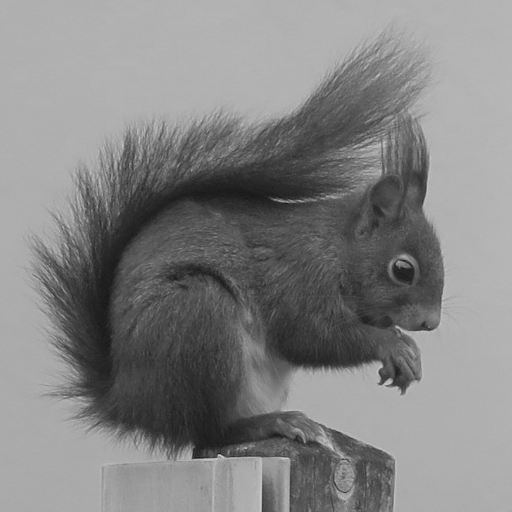
#> input picture squirrel.png, 512 x 512 px
$ jupyter execute TP_restauration.ipynb
#> lines starting #> are read from the running program, lines starting #| are printed output that depends on the picture; after the words box and inside, x2 and y2 are one past the last pixel; in counts of white or black regions, pixels touching at a corner belong together; long printed decimals are rounded
[cell 1]
#import des modules

import skimage.io as io
import matplotlib.pyplot as plt
import numpy as np
from skimage.util import random_noise
from math import pow
from scipy.ndimage import convolve
from skimage.restoration import denoise_tv_chambolle,wiener
from skimage.metrics import mean_squared_error
from skimage.color import rgb2gray
from skimage.morphology import disk
from skimage.filters import sobel

[cell 2]
image=io.imread('squirrel.png')
#> image is the input picture: shape (512, 512); min 23, max 213, mean 131
image=rgb2gray(image)
plt.imshow(image,cmap='gray')
plt.show()

[cell 3]
image.shape # la taille de l image correspond au besoin
#> Out = (512, 512)

[cell 4]
#puissance du signal origine

[cell 5]
image_f=image.astype('float32')

#puissance du signal origine
signal=image.ravel()
puissance_signal=(np.linalg.norm(image,ord=None, axis=None))**2/(image.shape[0]*image.shape[1])#norme deux du vecteur signal
#> puissance_signal = 19621.2
SNR=10
var_=puissance_signal*pow(10,-SNR/10)
#> var_ = 1962.1
image_rd=random_noise(image_f,mode='gaussian',var=var_,clip=False)
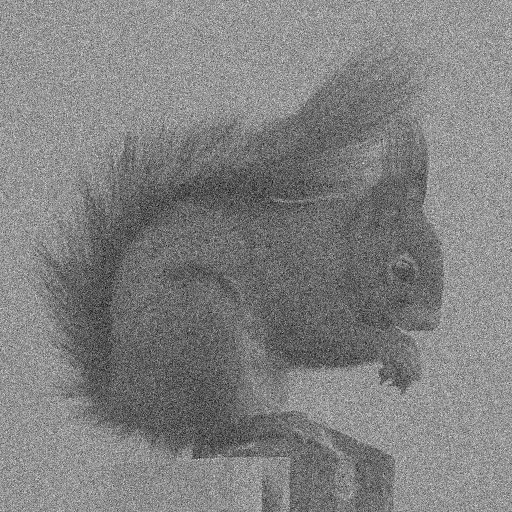
#> image_rd: shape (512, 512) float64; min -142.2, max 396, mean 131.1; drawn with min black and max white
plt.figure(figsize=(6,6))
plt.title(f'le SNR est {SNR} ')
plt.imshow(image_rd,'gray')
plt.show()

[cell 6]
w=10
h = np.ones((w,w)) / (w*w) # c est le mask moyenneur

conv=convolve(image_rd,h)#produit convulution
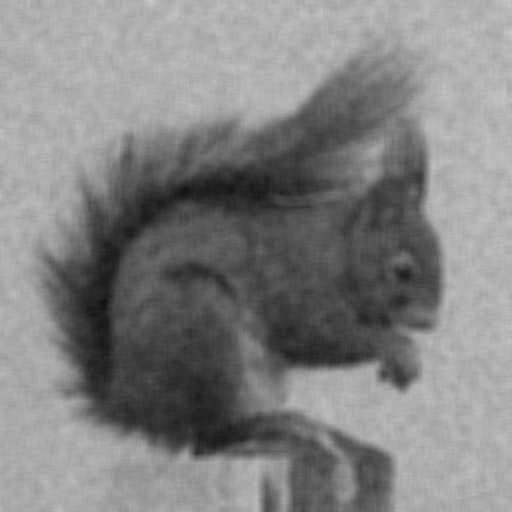
#> conv: shape (512, 512) float64; min 15.86, max 200.5, mean 131.1


plt.imshow(conv,'gray')
plt.show()

[cell 7]
image_denoised=denoise_tv_chambolle(image_rd, weight=50)
plt.imshow(image_denoised,'gray')
plt.show()

[cell 8]
MSE=mean_squared_error(image_denoised,image)
#> MSE = 80.11
MSE_=mean_squared_error(conv,image)
#> MSE_ = 83.74
print(f'l erreur moyenne quadratique pour la TV regulization {MSE}')
#| l erreur moyenne quadratique pour la TV regulization 80.114
print(f'l erreur quadratique moyenne de la deuxième methode est de {MSE_}')
#| l erreur quadratique moyenne de la deuxième methode est de 83.745

#au sens de l erreur quadratique moyenne la TV regulization est meilleur que celle du moyenneur

[cell 9]
#window_size=np.linspace(2,50)
T_=[]
for w in range(1,100) :
    img=denoise_tv_chambolle(image_rd, weight=w)
    mse=mean_squared_error(img,image)
    T_.append(mse)
#> this loop made 99 passes
#> mse on passes 1 to 12: 1809.8, 1669.2, 1536.9, 1412.5, 1295.8, 1186.5, 1084.5, 989.2, 900.7, 818.6, 742.5, 672.4
#> after the loop, T_ = 99 values, max 1809.8 at index 0, min 64.98 at index 46, mean 249
plt.plot([i for i in range(1,100)],T_)
plt.show()
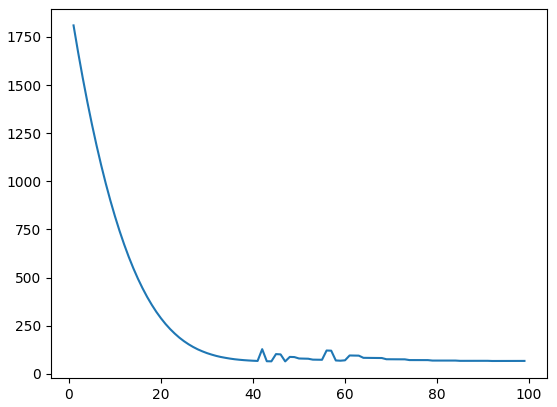
#> figure drawn by matplotlib, 1 panel; curve peaks at x = 1, y = 1809.8

[cell 10]
#loading an image

x=io.imread('5.1.13.tiff')
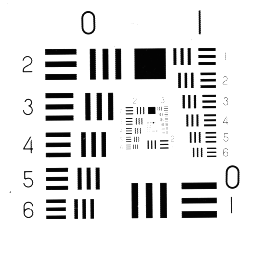
#> input picture 5.1.13.tiff, 256 x 256 px
#> x is the input picture: shape (256, 256); min 1, max 255, mean 225.9

cercle=disk(10)
taille=np.sum(cercle)
cercle=cercle/taille

y=convolve(x.astype(float),cercle,mode="wrap")
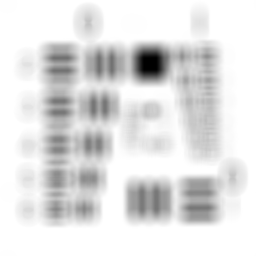
#> y: shape (256, 256) float64; min 3.06, max 255, mean 225.9; drawn with min black and max white

plt.imshow(y,'gray')

[cell 11]
print(y.max())
#| 255.000

[cell 12]
fft_signal = np.fft.fft2(y)

fft_h=np.fft.fft2(cercle,s=(y.shape[0],y.shape[1]))
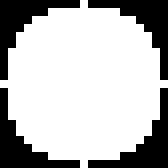
#> cercle: shape (21, 21) float64 (shown 8 times larger); values 0 (black) and 0.00315 (white), 71.9% white; 4 black regions, box (x1, y1, x2, y2) and area: (0, 0, 10, 10) 31, (11, 0, 21, 10) 31, (0, 11, 10, 21) 31, (11, 11, 21, 21) 31

estimate=fft_signal/fft_h

signal_estimate = np.fft.ifft2(estimate)

filtered_signal = np.real(signal_estimate)
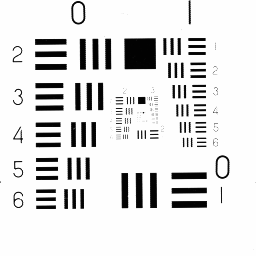
#> filtered_signal: shape (256, 256) float64; min 1, max 255, mean 225.9; drawn with min black and max white

plt.imshow(filtered_signal,'gray')

[cell 13]
y_=random_noise(x.astype(float),mode='gaussian',var=0.0001,clip=False)


fft_signal_ = np.fft.fft2(y_)

fft_h=np.fft.fft2(cercle,s=(y_.shape[0],y_.shape[1]))

estimate=fft_signal_/fft_h

signal_estimate_ = np.fft.ifft2(estimate)

filtered_signal_ = np.real(signal_estimate_)
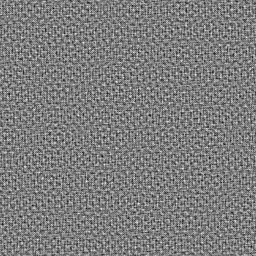
#> filtered_signal_: shape (256, 256) float64; min -204278.3, max 210273, mean 225.9; drawn with min black and max white

plt.imshow(filtered_signal_,'gray')
plt.title('image deconvulé par filtre inverse avec bruit')
plt.show()

[cell 14]
wienr_fil=wiener(y_,cercle,balance=50,clip=False)
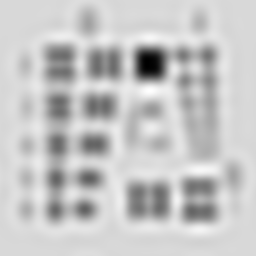
#> wienr_fil: shape (256, 256) float64; min -82.84, max 315.3, mean 225.9; drawn with min black and max white
plt.imshow(wienr_fil,'gray')
